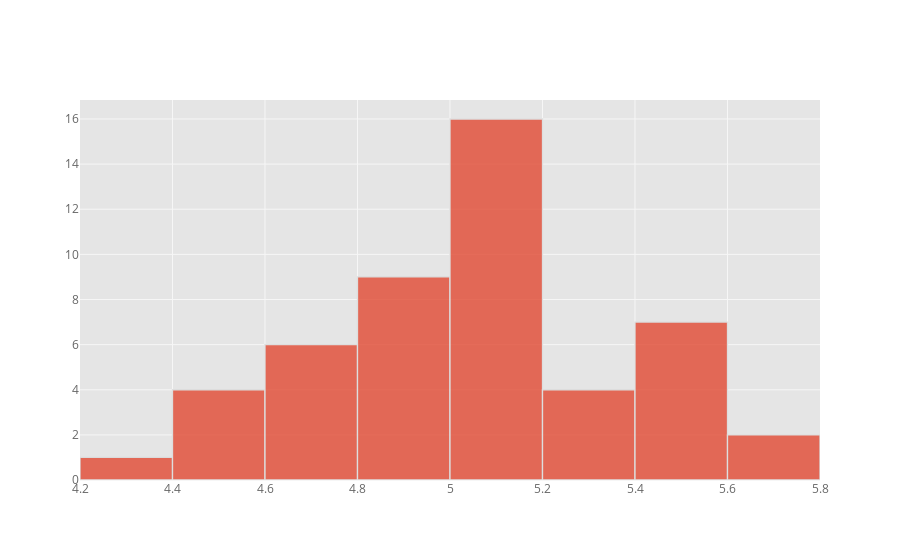

Here is the notebook cell this chart was saved with:
### Code cell
iris_df[iris_df['class']=='setosa']['sepal_length'].iplot(kind='histogram')

### Figure 1 — Plotly figure (JSON) as saved in the notebook; plotly's stock layout.template omitted (floating-point values rounded to 4 significant figures)
{"data": [{"histfunc": "count", "histnorm": "", "marker": {"color": "rgba(226, 74, 51, 1.0)", "line": {"color": "#D9D9D9", "width": 1.3}}, "name": "sepal_length", "opacity": 0.8, "orientation": "v", "type": "histogram", "x": [5.1, 4.9, 4.7, 4.6, 5, 5.4, 4.6, 5, 4.4, 4.9, 5.4, 4.8, 4.8, 4.3, 5.8, 5.7, 5.4, 5.1, 5.7, 5.1, 5.4, 5.1, 4.6, 5.1, 4.8, 5, 5, 5.2, 5.2, 4.7, 4.8, 5.4, 5.2, 5.5, 4.9, 5, 5.5, 4.9, 4.4, 5.1, 5, 4.5, 4.4, 5, 5.1, 4.8, 5.1, 4.6, 5.3, 5]}], "layout": {"autosize": true, "barmode": "overlay", "legend": {"bgcolor": "#FFFFFF", "font": {"color": "#666666"}}, "paper_bgcolor": "#FFFFFF", "plot_bgcolor": "#E5E5E5", "title": {"font": {"color": "#151516"}}, "xaxis": {"autorange": true, "gridcolor": "#F6F6F6", "range": [4.2, 5.8], "showgrid": true, "tickfont": {"color": "#666666"}, "title": {"font": {"color": "#666666"}, "text": ""}, "type": "linear", "zerolinecolor": "#F6F6F6"}, "yaxis": {"autorange": true, "gridcolor": "#F6F6F6", "range": [0, 16.84], "showgrid": true, "tickfont": {"color": "#666666"}, "title": {"font": {"color": "#666666"}, "text": ""}, "zerolinecolor": "#F6F6F6"}}}
